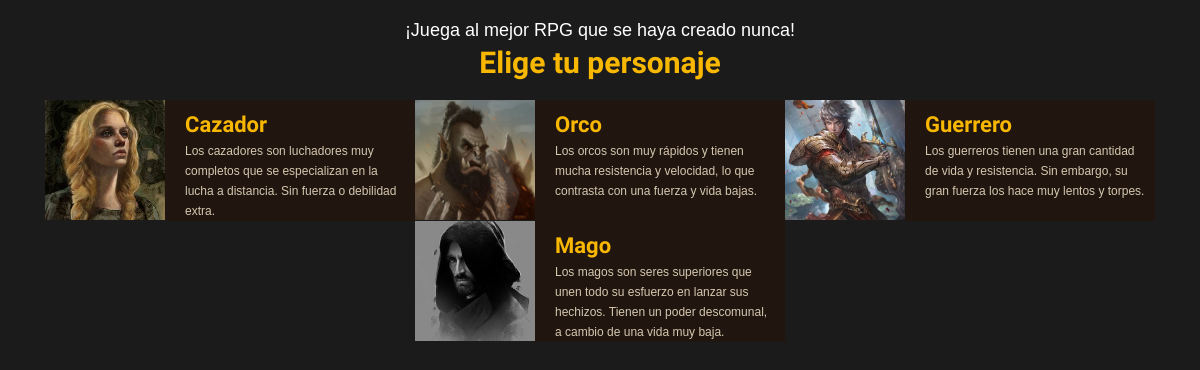
The page / on the database its author committed.
### tables this page shows
CREATE TABLE `players`( 
	`id` Int( 11 ) AUTO_INCREMENT NOT NULL,
	`name` VarChar( 255 ) NOT NULL,
	`description` VarChar( 255 ) NOT NULL,
	`image` VarChar( 255 ) NOT NULL,
	`health` VarChar( 255 ) NOT NULL,
	`mana` VarChar( 255 ) NOT NULL,
	`strength` VarChar( 255 ) NOT NULL,
	`agility` VarChar( 255 ) NOT NULL,
	`speed` VarChar( 255 ) NOT NULL,
	PRIMARY KEY ( `id` ),
	CONSTRAINT `unique_id` UNIQUE( `id` ) )
CHARACTER SET = utf8
COLLATE = utf8_general_ci;

### index.php (the view, shortened to what this page needs)
<?php
    include 'components/database.php';
?>
<!DOCTYPE html>
<html lang="es">
<head>
    <link rel="stylesheet" href="style.css">
</head>
<body>
    <div class="header" id="header">
        <p>¡Juega al mejor RPG que se haya creado nunca!</p>
        <h2>Elige tu personaje</h2>
    </div>
    <div class="interface" id="interface">
        <?php $sql = "SELECT * FROM players"; ?>
        <?php $result = mysqli_query($conn, $sql); ?>
        <?php while($row = mysqli_fetch_array($result)){
            ?>
            <a href="#" class="player" data-type="<?php echo $row['name'] ?>">
                <img src="<?php echo $row['image'] ?>">
                <div class="desc">
                    <h3><?php echo $row['name'] ?></h3>
                    <p><?php echo $row['description'] ?></p>
                </div>
            </a>
        <?php } ?>
    </div>
</body>
</html>

### style.css (style rules this page uses)
img { width: 300px; }
* { margin: 0; padding: 0; text-decoration: none; }
body { background-color: #1b1b1b; }
.header { background-color: #1b1b1b; height: 100px; display: flex; flex-direction: column; flex-wrap: nowrap; align-items: center; justify-content: center; }
.header p { font-family: arial; font-size: 18px; color: #fff; padding-bottom: 4px; }
.header h2 { font-family: 'Acme', sans-serif; font-size: 30px; color: #f8b700; }
.interface { padding: 0; width: 100%; display: flex; flex-wrap: wrap; justify-content: center; background-color: #1b1b1b; }
.interface a { display: flex; flex-wrap: nowrap; }
.interface img { width: 120px; height: 120px; }
.desc { width: 220px; padding: 0 10px 0 20px; background-color: #211510; }
.interface h3 { font-family: 'Acme', sans-serif; font-size: 22px; color: #f8b700; padding: 12px 0 4px; }
.interface p { font-family: arial; font-size: 12px; color: #d5c8af; line-height: 20px; }

### rows shown on the page
players: image (picture), name "Cazador", description "Los cazadores son luchadores muy completos que se especializan en la lucha a distancia. Sin fuerza o debilidad extra."
players: image (picture), name "Orco", description "Los orcos son muy rápidos y tienen mucha resistencia y velocidad, lo que contrasta con una fuerza y vida bajas."
players: image (picture), name "Guerrero", description "Los guerreros tienen una gran cantidad de vida y resistencia. Sin embargo, su gran fuerza los hace muy lentos y torpes."
players: image (picture), name "Mago", description "Los magos son seres superiores que unen todo su esfuerzo en lanzar sus hechizos. Tienen un poder descomunal, a cambio de una vida muy baja."
